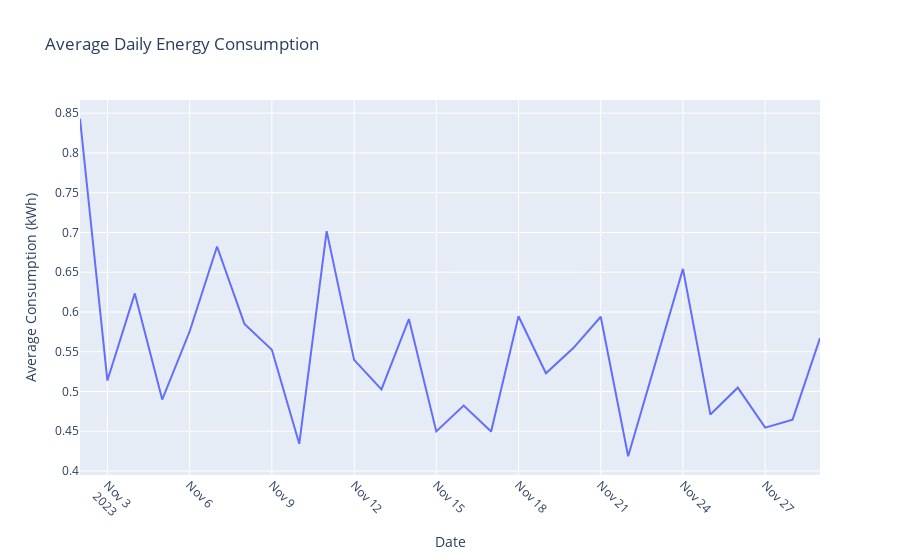

This figure's notebook cell:
### Code cell
import plotly.express as px
import pandas as pd

# Assuming your DataFrame is named 'df'

# Convert 'datetime' column to datetime format
df['datetime'] = pd.to_datetime(df['datetime'])

# Group by date and calculate the mean consumption for each day
daily_consumption = df.groupby('date')['Consumption (kWh)'].mean().reset_index()

# Plotting energy consumption with day using Plotly
fig = px.line(daily_consumption, x='date', y='Consumption (kWh)', title='Average Daily Energy Consumption')
fig.update_xaxes(title='Date', tickangle=45)
fig.update_yaxes(title='Average Consumption (kWh)')
fig.show()

### Figure 1 — Plotly figure (JSON) as saved in the notebook; plotly's stock layout.template omitted (floating-point values rounded to 4 significant figures)
{"data": [{"hovertemplate": "date=%{x}<br>Consumption (kWh)=%{y}<extra></extra>", "legendgroup": "", "line": {"color": "#636efa", "dash": "solid"}, "marker": {"symbol": "circle"}, "mode": "lines", "name": "", "orientation": "v", "showlegend": false, "type": "scatter", "x": ["2023-11-02", "2023-11-03", "2023-11-04", "2023-11-05", "2023-11-06", "2023-11-07", "2023-11-08", "2023-11-09", "2023-11-10", "2023-11-11", "2023-11-12", "2023-11-13", "2023-11-14", "2023-11-15", "2023-11-16", "2023-11-17", "2023-11-18", "2023-11-19", "2023-11-20", "2023-11-21", "2023-11-22", "2023-11-23", "2023-11-24", "2023-11-25", "2023-11-26", "2023-11-27", "2023-11-28", "2023-11-29"], "xaxis": "x", "y": [0.843, 0.5138, 0.6233, 0.4898, 0.5754, 0.6823, 0.585, 0.5525, 0.4342, 0.7017, 0.5398, 0.5027, 0.591, 0.4498, 0.4823, 0.4496, 0.5946, 0.5229, 0.5546, 0.594, 0.4185, 0.5371, 0.6542, 0.471, 0.5048, 0.4546, 0.4646, 0.5672], "yaxis": "y"}], "layout": {"legend": {"tracegroupgap": 0}, "title": {"text": "Average Daily Energy Consumption"}, "xaxis": {"anchor": "y", "domain": [0, 1], "tickangle": 45, "title": {"text": "Date"}}, "yaxis": {"anchor": "x", "domain": [0, 1], "title": {"text": "Average Consumption (kWh)"}}}}
